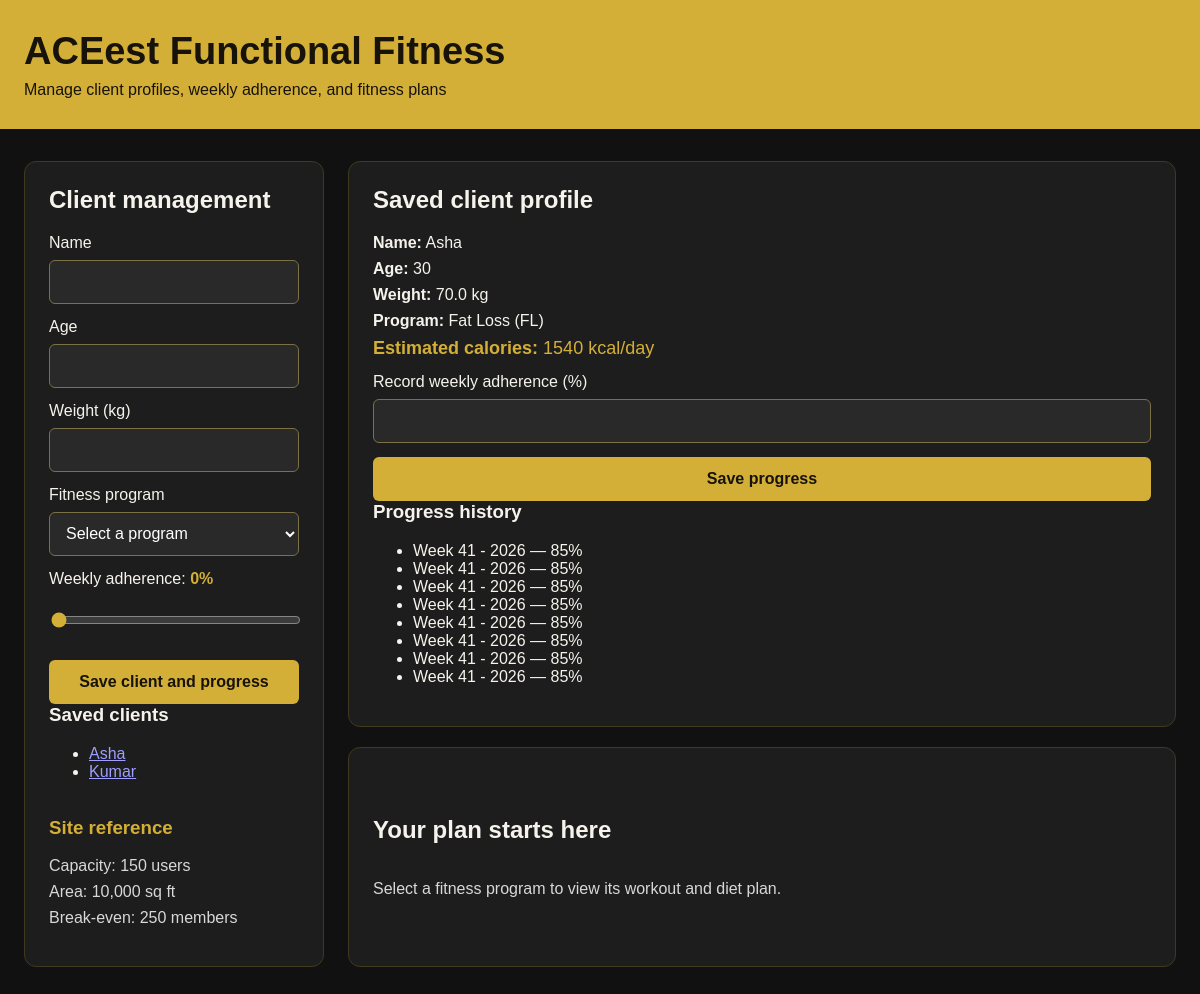
Screenshot of /?client_id=2 with the database file from the repository.
### tables this page shows
CREATE TABLE clients (
                    id INTEGER PRIMARY KEY AUTOINCREMENT,
                    name TEXT NOT NULL COLLATE NOCASE UNIQUE,
                    age INTEGER NOT NULL CHECK (age > 0),
                    weight REAL NOT NULL CHECK (weight > 0),
                    program TEXT NOT NULL,
                    calories INTEGER NOT NULL
                );

CREATE TABLE progress (
                    id INTEGER PRIMARY KEY AUTOINCREMENT,
                    client_id INTEGER NOT NULL REFERENCES clients(id) ON DELETE CASCADE,
                    week TEXT NOT NULL,
                    adherence INTEGER NOT NULL CHECK (adherence BETWEEN 0 AND 100),
                    created_at TEXT NOT NULL DEFAULT CURRENT_TIMESTAMP
                );

### app.py (the view)
    @app.get("/")
    def index():
        program_id = request.args.get("program")
        if program_id and program_id not in PROGRAMS:
            abort(404)
        with connect_db() as db:
            clients = db.execute("SELECT * FROM clients ORDER BY name").fetchall()
            selected_client = None
            history = []
            client_id = request.args.get("client_id", type=int)
            if client_id:
                selected_client = db.execute("SELECT * FROM clients WHERE id = ?", (client_id,)).fetchone()
                if selected_client:
                    history = db.execute(
                        "SELECT week, adherence FROM progress WHERE client_id = ? ORDER BY id DESC",
                        (client_id,),
                    ).fetchall()
        return render_template(
            "index.html",
            programs=PROGRAMS,
            selected_id=program_id,
            selected=PROGRAMS.get(program_id),
            values={},
            client=None,
            errors={},
            clients=clients,
            selected_client=selected_client,
            history=history,
            message=request.args.get("message"),
        )

### templates/index.html (shortened to what this page needs)
<!doctype html>
<html lang="en">
  <head>
    <link rel="stylesheet" href="{{ url_for('static', filename='style.css') }}">
  </head>
  <body>
    <header class="site-header">
      <h1>ACEest Functional Fitness</h1>
      <p>Manage client profiles, weekly adherence, and fitness plans</p>
    </header>
    <main class="layout">
      <aside class="panel selector-panel">
        <h2>Client management</h2>
        <form method="post" action="{{ url_for('save_client') }}">
          <label for="name">Name</label>
          <input id="name" name="name" type="text" value="{{ values.get('name', '') }}" required>
          <label for="age">Age</label>
          <input id="age" name="age" type="number" min="1" step="1" value="{{ values.get('age', '') }}" required>
          <label for="weight">Weight (kg)</label>
          <input id="weight" name="weight" type="number" min="0.1" step="0.1" value="{{ values.get('weight', '') }}" required>
          <label for="program">Fitness program</label>
          <select id="program" name="program" required>
            <option value="" disabled {% if not selected_id %}selected{% endif %}>Select a program</option>
          </select>
          <label for="adherence">Weekly adherence: <output id="adherence-value">{{ values.get('adherence', '0') }}%</output></label>
          <input id="adherence" name="adherence" type="range" min="0" max="100" step="1" value="{{ values.get('adherence', '0') }}">
          <button type="submit">Save client and progress</button>
        </form>
        {% if clients %}
          <h3>Saved clients</h3>
          <ul class="client-list">
            {% for saved_client in clients %}
              <li><a href="{{ url_for('index', client_id=saved_client.id) }}">{{ saved_client.name }}</a></li>
            {% endfor %}
          </ul>
        {% endif %}
        <div class="metrics" aria-label="Site reference metrics">
          <h3>Site reference</h3>
          <p>Capacity: 150 users</p>
          <p>Area: 10,000 sq ft</p>
          <p>Break-even: 250 members</p>
        </div>
      </aside>
      <section class="plans" aria-live="polite">
        {% if selected_client %}
          <div class="panel client-summary">
            <h2>Saved client profile</h2>
            <p><strong>Name:</strong> {{ selected_client.name }}</p>
            <p><strong>Age:</strong> {{ selected_client.age }}</p>
            <p><strong>Weight:</strong> {{ selected_client.weight }} kg</p>
            <p><strong>Program:</strong> {{ selected_client.program }}</p>
            <p class="calorie-estimate"><strong>Estimated calories:</strong> {{ selected_client.calories }} kcal/day</p>
            <form method="post" action="{{ url_for('save_progress') }}">
              <label for="progress-adherence">Record weekly adherence (%)</label>
              <input id="progress-adherence" name="adherence" type="number" min="0" max="100" required>
              <button type="submit">Save progress</button>
            </form>
            {% if history %}
              <h3>Progress history</h3>
              <ul>{% for entry in history %}<li>{{ entry.week }} — {{ entry.adherence }}%</li>{% endfor %}</ul>
            {% endif %}
          </div>
        {% endif %}
        {% if selected %}
          <p class="eyebrow">Selected program</p>
          <h2>{{ selected.name }}</h2>
          <div class="plan-grid">
            <article class="panel plan-card" style="--accent: {{ selected.color }}">
              <h3>Weekly workout chart</h3>
              <pre>{{ selected.workout }}</pre>
            </article>
            <article class="panel plan-card" style="--accent: {{ selected.color }}">
              <h3>Daily nutrition plan</h3>
              <pre>{{ selected.diet }}</pre>
            </article>
          </div>
        {% else %}
          <div class="panel empty-state">
            <h2>Your plan starts here</h2>
            <p>Select a fitness program to view its workout and diet plan.</p>
          </div>
        {% endif %}
      </section>
    </main>
  </body>
</html>

### static/style.css (style rules this page uses)
:root { color-scheme: dark; font-family: Arial, Helvetica, sans-serif; background: #111111; color: #f5f3eb; }
* { box-sizing: border-box; }
body { margin: 0; }
.site-header { background: #d4af37; color: #17130a; padding: 30px max(24px, calc((100vw - 1180px) / 2)); }
.site-header h1 { margin: 0 0 8px; font-size: clamp(27px, 4vw, 38px); }
.site-header p { margin: 0; }
.layout { display: grid; grid-template-columns: minmax(250px, 300px) minmax(0, 1fr); gap: 24px; max-width: 1228px; margin: 32px auto; padding: 0 24px; }
.panel { background: #1d1d1d; border: 1px solid #40391f; border-radius: 12px; padding: 24px; }
h2 { margin-top: 0; }
h3 { margin-top: 0; }
label { display: block; margin-bottom: 8px; }
input, select, button { width: 100%; min-height: 44px; border-radius: 6px; font: inherit; }
input:not([type="range"]), select { border: 1px solid #7c7045; background: #292929; color: #fff; padding: 8px 12px; }
form label { margin-top: 14px; }
input[type="range"] { accent-color: #d4af37; }
output { color: #d4af37; font-weight: bold; }
button { margin-top: 14px; border: 0; background: #d4af37; color: #17130a; font-weight: bold; cursor: pointer; }
.metrics { margin-top: 36px; color: #d8d8d8; }
.metrics h3 { color: #d4af37; }
.metrics p { margin: 8px 0; }
.client-summary { margin-bottom: 20px; }
.client-summary p { margin: 8px 0; }
.calorie-estimate { color: #d4af37; font-size: 18px; }
.empty-state { min-height: 220px; display: grid; align-content: center; }
.empty-state p { margin-bottom: 0; color: #d8d8d8; }

### rows the page displays
clients: name "Asha", age "30", weight "70.0", program "Fat Loss (FL)", calories "1540"
clients: name "Kumar"
progress: week "Week 41 - 2026", adherence "85"
progress: week "Week 41 - 2026", adherence "85"
progress: week "Week 41 - 2026", adherence "85"
progress: week "Week 41 - 2026", adherence "85"
progress: week "Week 41 - 2026", adherence "85"
progress: week "Week 41 - 2026", adherence "85"
progress: week "Week 41 - 2026", adherence "85"
progress: week "Week 41 - 2026", adherence "85"

### other values shown
{{ values.get('adherence', '0') }} "0"
